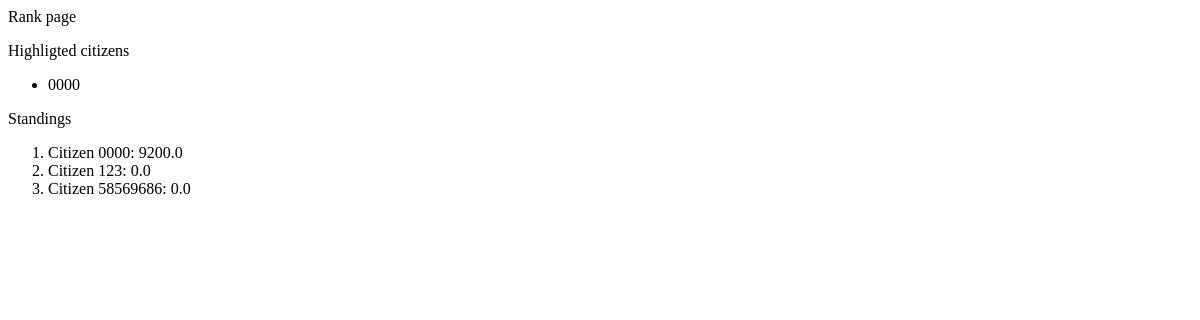
/rank, run on an earlier commit of the app's database.
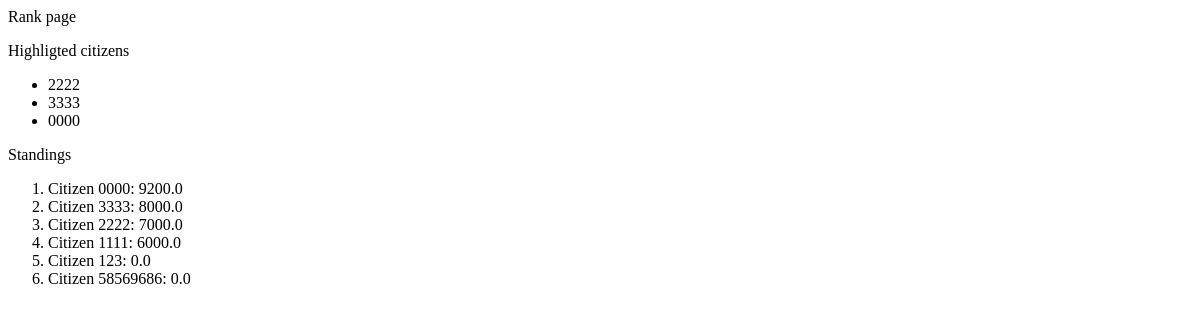
And on a later commit of the database.
### app/models.py (models this page shows, shortened)
class Citizen(db.Model, UserMixin):
    citizen_id = db.Column(db.String(12), primary_key=True)
    name  = db.Column(db.String(64), index=True)
    score = db.Column(db.Float)
    password_hash = db.Column(db.String(128))
    permission = db.Column(db.String(20), index=True, default='citizen')

### app/routes.py (the view)
@app.route('/rank')
def rank():
    page = request.args.get('page', 1, type=int)
    citizens = Citizen.query.order_by(Citizen.score.desc()).paginate(page, 10, False)
    next_citizens = url_for('rank', page=citizens.next_num) \
        if citizens.has_next else None
    prev_citizens = url_for('rank', page=citizens.prev_num) \
        if citizens.has_prev else None
    top_citizens = Citizen.query.filter(Citizen.score >= 5000).order_by(func.random()).limit(3)
    return render_template('rank.html', citizens=citizens.items, tops=top_citizens, next=next_citizens, prev=prev_citizens)

### app/templates/rank.html (shortened to what this page needs)
{% block content %}
     <p>Rank page</p>
     Highligted citizens
     <ul>
          {% for top in tops %}
               <li>
                    {{ top.citizen_id }}
               </li>
          {% endfor %}
     </ul>
     Standings
     <ol>
          {% for citizen in citizens %}
               <li>
                    Citizen {{ citizen.citizen_id }}: {{ citizen.score }}
               </li>
          {% endfor %}
     </ol>
     {% endblock content %}

What changed in the data, as far as the page shows it:
added Citizen: citizen_id "2222", score "7000.0"
added Citizen: citizen_id "3333", score "8000.0"
added Citizen: citizen_id "1111", score "6000.0"
